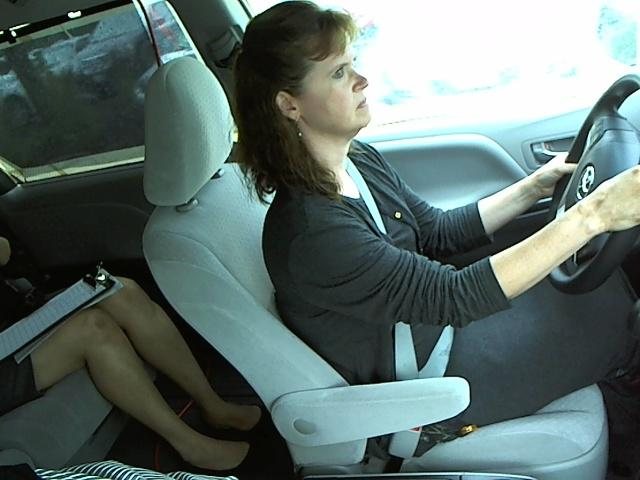
#> input picture Project2/Code/img_52.jpg, 640 x 480 px, given as the content of the folder /cut_test/test/, which was not available
$ python selectingSkinTestSet.py img_52.jpg img_6.jpg
#> lines starting #> are read from the running program, lines starting #| are printed output that depends on the picture; after the words box and inside, x2 and y2 are one past the last pixel; in counts of white or black regions, pixels touching at a corner belong together; pictures that were not available may be replaced by others from this repository, and a replacement may not be noted
# -*- coding: utf-8 -*-
"""
Created on Thu May 19 14:10:14 2016

@author: Laurens
"""

import csv
import cv2
import numpy as np
import os
from sklearn.cluster import KMeans

path = '/cut_test/test/'
#files = os.listdir('C:/Users/Laurens/Documents/uni/Proj2/train/')
files = os.listdir(path)
df = np.array(['img','x','y'])

for f in files:
    km = KMeans(n_clusters = 3)

    im = cv2.imread(path + f)
#> im is the input picture: shape (480, 640, 3); mean B, G, R 106.4, 110.2, 93.5

    #im_ycrcb = cv2.cvtColor(im, cv2.COLOR_BGR2YCR_CB)
    lower = np.array([0, 10, 15], dtype = "uint8")
    upper = np.array([50, 173, 240], dtype = "uint8")
    converted = cv2.cvtColor(im, cv2.COLOR_BGR2HSV)
#> converted: shape (480, 640, 3); mean H, S, V 70.9, 63.8, 112.1
    skinMask = cv2.inRange(converted, lower, upper)
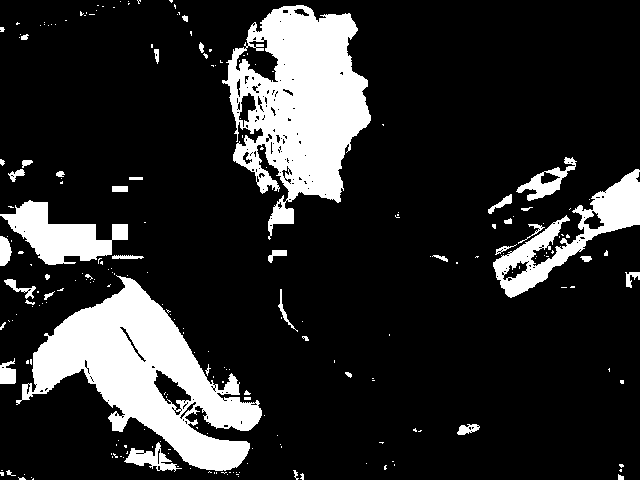
#> skinMask: shape (480, 640); 16.9% white; 223 white regions (178 under 20 px), largest, box (x1, y1, x2, y2) and area: (16, 275, 262, 471) 19289, (222, 5, 371, 240) 18939, (493, 169, 640, 298) 5135
    kernel = cv2.getStructuringElement(cv2.MORPH_ELLIPSE, (11, 11))
    skinMask = cv2.erode(skinMask, kernel, iterations = 1)
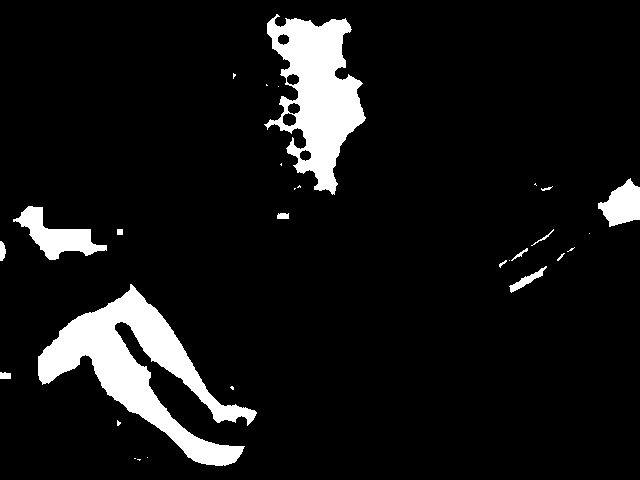
#> skinMask: shape (480, 640); 8.5% white; 29 white regions (15 under 20 px), largest, box (x1, y1, x2, y2) and area: (38, 284, 257, 466) 12539, (264, 14, 366, 195) 9487, (13, 206, 107, 260) 2011
    skinMask = cv2.dilate(skinMask, kernel, iterations = 2)
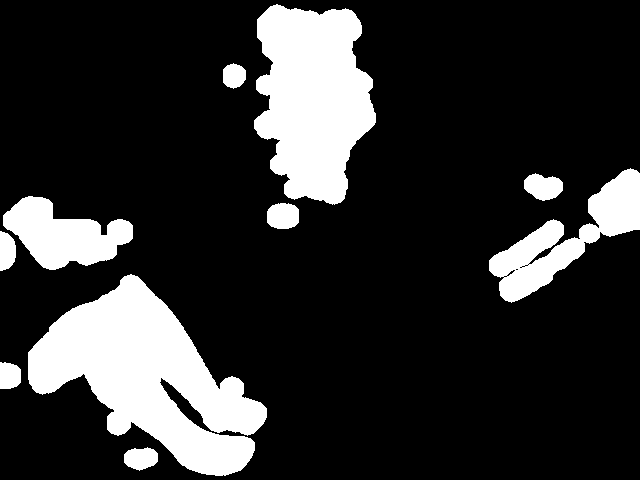
#> skinMask: shape (480, 640); 18.6% white; 10 white regions, largest, box (x1, y1, x2, y2) and area: (28, 274, 267, 476) 23397, (254, 4, 376, 205) 17565, (489, 168, 640, 303) 7006
    skinMask = cv2.erode(skinMask, kernel, iterations = 1)
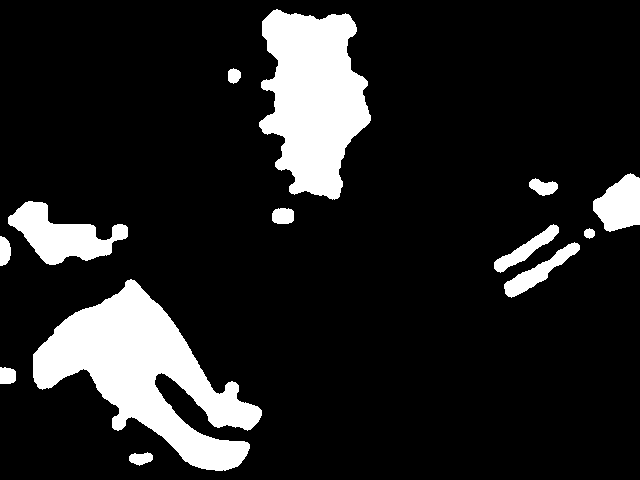
#> skinMask: shape (480, 640); 13.8% white; 13 white regions, largest, box (x1, y1, x2, y2) and area: (33, 279, 262, 471) 18491, (259, 9, 371, 200) 14403, (8, 201, 128, 265) 3707
    skinMask = cv2.GaussianBlur(skinMask, (3, 3), 0)
    skinMask = np.array(skinMask)
    w,h = skinMask.shape
#> w = 480; h = 640
    vals = np.reshape(skinMask,(w*h))
#> (the run stopped early here; a loop or call above may not have finished)

$ run again, on Project2/Code/img_6.jpg
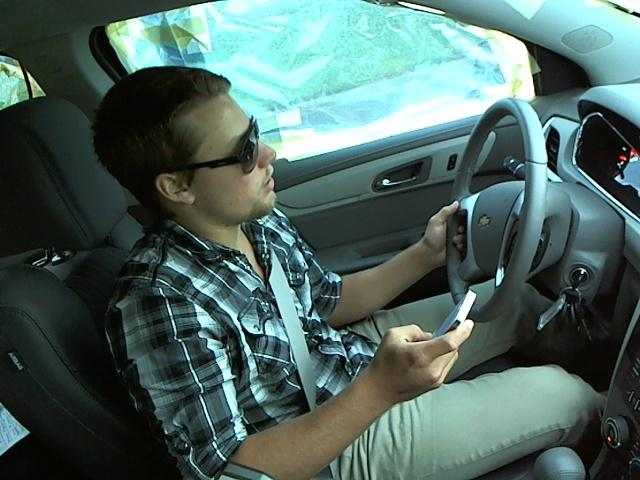
#> input picture Project2/Code/img_6.jpg, 640 x 480 px, given as the content of the folder /cut_test/test/, which was not available
#> im is the input picture: shape (480, 640, 3); mean B, G, R 97.3, 102.4, 78.5
#> converted: shape (480, 640, 3); mean H, S, V 71.4, 79.5, 104.5
#> `skinMask = cv2.inRange(converted, lower, upper)`:
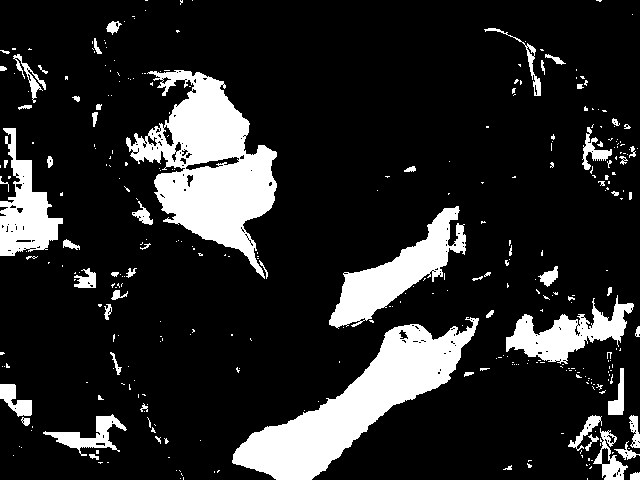
#> skinMask: shape (480, 640); 15.9% white; 343 white regions (278 under 20 px), largest, box (x1, y1, x2, y2) and area: (126, 70, 277, 279) 14520, (232, 317, 479, 480) 13171, (329, 206, 466, 329) 5629
#> `skinMask = cv2.erode(skinMask, kernel, iterations = 1)`:
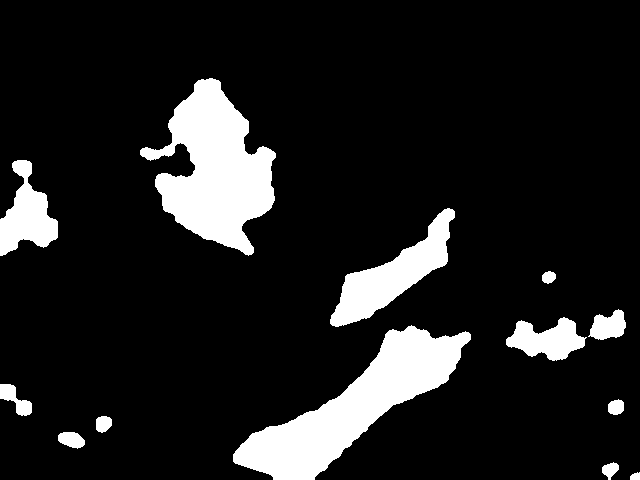
#> skinMask: shape (480, 640); 12.4% white; 13 white regions, largest, box (x1, y1, x2, y2) and area: (233, 325, 471, 480) 12904, (140, 78, 276, 256) 12732, (330, 208, 455, 327) 5088

$ run again, on Project2/Code/img_94.jpg
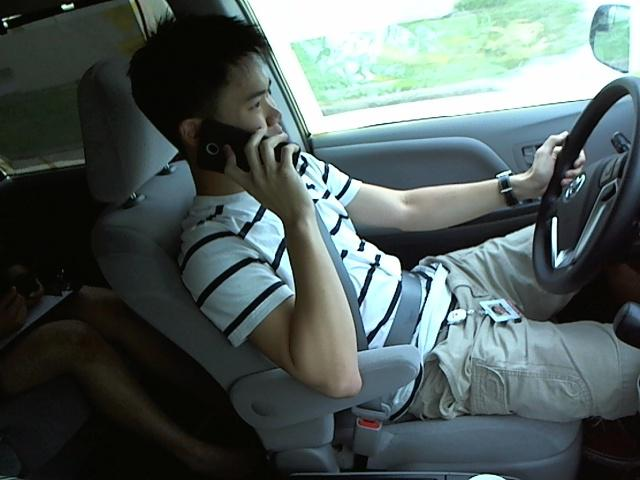
#> input picture Project2/Code/img_94.jpg, 640 x 480 px, given as the content of the folder /cut_test/test/, which was not available
#> im is the input picture: shape (480, 640, 3); mean B, G, R 93.6, 95, 82.4
#> converted: shape (480, 640, 3); mean H, S, V 69.6, 72, 98.8
#> `skinMask = cv2.inRange(converted, lower, upper)`:
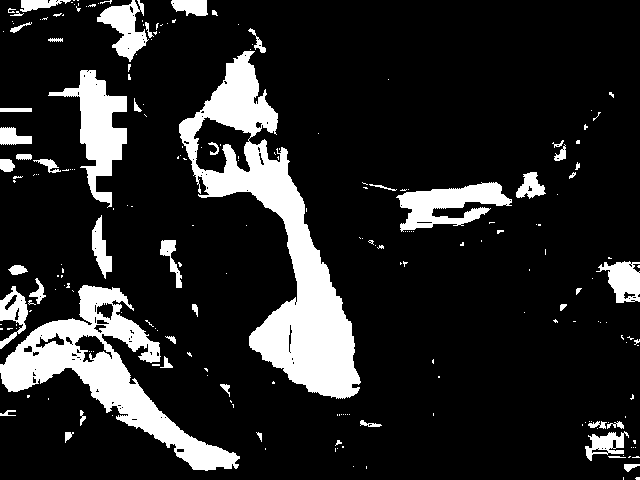
#> skinMask: shape (480, 640); 15.3% white; 223 white regions (173 under 20 px), largest, box (x1, y1, x2, y2) and area: (179, 51, 361, 399) 18522, (0, 285, 240, 471) 11742, (48, 70, 127, 208) 4003
#> `skinMask = cv2.erode(skinMask, kernel, iterations = 1)`:
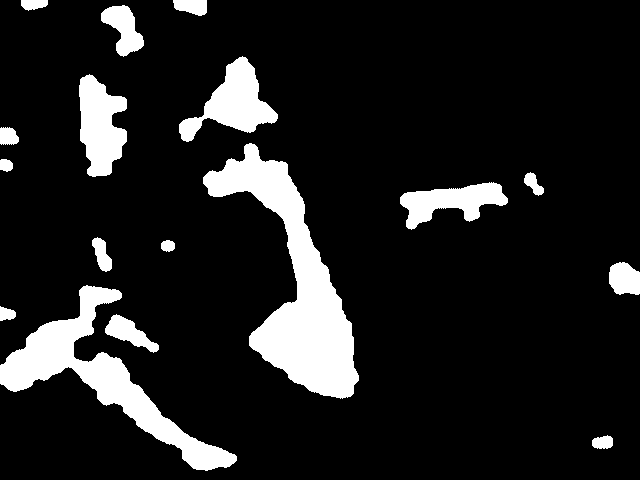
#> skinMask: shape (480, 640); 12.4% white; 17 white regions, largest, box (x1, y1, x2, y2) and area: (203, 143, 359, 399) 13834, (0, 285, 237, 471) 9596, (179, 56, 278, 142) 3556
